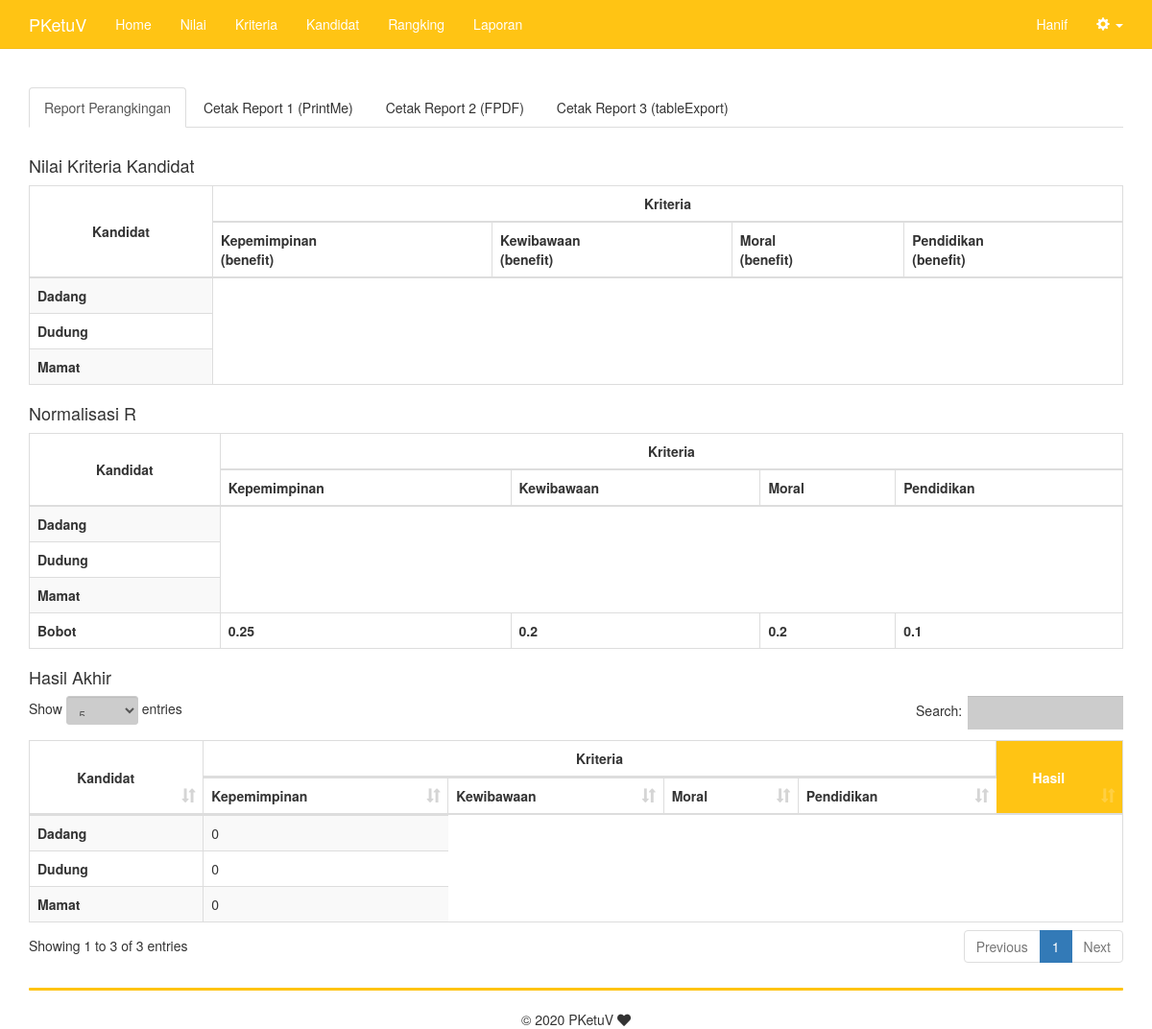
Screenshot of /report.php (signed in) with the database file from the repository.
### tables this page shows
CREATE TABLE `criteria` (
  `id_kriteria` int(11) NOT NULL,
  `nama_kriteria` varchar(255) NOT NULL,
  `tipe_kriteria` varchar(10) NOT NULL,
  `bobot_kriteria` double NOT NULL
);

CREATE TABLE `candidate` (
  `id_candidate` int(11) NOT NULL,
  `id_pengguna` int(11) NOT NULL,
  `nama_candidate` varchar(255) NOT NULL,
  `hasil_candidate` double NULL
);

### includes/config.php (called while the page is built, shortened)
<?php
class Config{
	public function link($option = ''){
		return (isset($_SERVER['HTTPS']) && $_SERVER['HTTPS'] === 'on' ? "https" : "http") . "://".$_SERVER['HTTP_HOST']."/".$option;
	}
}
?>

### includes/criteria.inc.php (called while the page is built, shortened)
<?php
class criteria{
	private $conn;
	private $table_name = "criteria";
	public function __construct($db){
		$this->conn = $db;
	}
	function readAll(){
		$query = "SELECT * FROM ".$this->table_name." ORDER BY id_kriteria ASC";
		$stmt = $this->conn->prepare( $query );
		$stmt->execute();
		return $stmt;
	}
}
?>

### includes/candidate.inc.php (called while the page is built, shortened)
<?php
class candidate{
	private $conn;
	private $table_name = "candidate";
	public function __construct($db){
		$this->conn = $db;
	}
	function readAll(){
		$query = "SELECT * FROM ".$this->table_name." ORDER BY id_candidate ASC";
		$stmt = $this->conn->prepare( $query );
		$stmt->execute();
		return $stmt;
	}
}
?>

### report.php (the view, shortened to what this page needs)
<?php
include "includes/config.php";
if (isset($_SESSION['role'])) {
    if ($_SESSION['role'] === base64_encode('Visitor')) { ?>
        <div class="container">
            <div class="text-center">Halaman ini hanya untuk hak akses Admin dan Peserta saja!</div>
        </div>
    <?php } else {
$config = new Config();
$db = $config->getConnection();
?>
<!DOCTYPE html>
<html lang="en">
  <head>
    <link href="vendor/bootstrap/css/bootstrap.min.css" rel="stylesheet">
    <link href="css/dataTables.bootstrap.min.css" rel="stylesheet">
    <link href="vendor/fontawesome/css/all.min.css" rel="stylesheet">
    <link href="css/custom.css" rel="stylesheet">
  </head>
  <body>
	<nav class="navbar navbar-default navbar-static-top navbar-custom">
	  <div class="container">
		<div class="navbar-header">
		  <a class="navbar-brand" href="<?=$config->link($config->folder)?>"><?=$config->title?></a>
		</div>
		<div class="collapse navbar-collapse" id="bs-example-navbar-collapse-1">
		  <ul class="nav navbar-nav">
			<li><a href="index.php">Home</a></li>
			<?php if (isset($_SESSION['role'])) {
				if ($_SESSION['role'] === base64_encode('Peserta')) { ?>
					<li><a href="report.php">Laporan</a></li>
				<?php } elseif ($_SESSION['role'] === base64_encode('Admin')) { ?>
			<li><a href="value.php">Nilai</a></li>
			<li><a href="criteria.php">Kriteria</a></li>
			<li><a href="candidate.php">Kandidat</a></li>
			<li><a href="ranking.php">Rangking</a></li>
			<li><a href="report.php">Laporan</a></li>
			<?php } elseif ($_SESSION['role'] === base64_encode('Voter')) { ?>
			<li><a href="voting.php">Voting</a></li>
			<?php }
			} ?>
		  </ul>
		  <ul class="nav navbar-nav navbar-right">
			<li><a href="profile.php"><?php echo $_SESSION['nama_lengkap'] ?></a></li>
			<li class="dropdown">
			  <a href="#" class="dropdown-toggle" data-toggle="dropdown" role="button" aria-haspopup="true" aria-expanded="false"><span class="glyphicon glyphicon-cog"></span> <span class="caret"></span></a>
			</li>
		  </ul>
		</div>
	  </div>
	</nav>
    <div id="container" class="container">
<?php
include_once 'includes/candidate.inc.php';
$pro1 = new candidate($db);
$stmt1 = $pro1->readAll();
$stmt1x = $pro1->readAll();
$stmt1y = $pro1->readAll();
include_once 'includes/criteria.inc.php';
$pro2 = new criteria($db);
$stmt2 = $pro2->readAll();
$stmt2x = $pro2->readAll();
$stmt2y = $pro2->readAll();
$stmt2yx = $pro2->readAll();
?>
	<br/>
	<div>
	  <ul class="nav nav-tabs" role="tablist">
	    <li role="presentation" class="active"><a href="#ranking" aria-controls="ranking" role="tab" data-toggle="tab">Report Perangkingan</a></li>
	    <li role="presentation" style="cursor: pointer;"><a id="cetak" role="tab">Cetak Report 1 (PrintMe)</a></li>
	    <li role="presentation"><a href="report-cetak.php" role="tab">Cetak Report 2 (FPDF)</a></li>
	    <li role="presentation" style="cursor: pointer;"><a onClick ="$('#container').tableExport({type:'png',escape:'false'});" role="tab">Cetak Report 3 (tableExport)</a></li>
	  </ul>
	  <div class="tab-content">
	    <div role="tabpanel" class="tab-pane active" id="ranking">
	    	<br/>
	    	<h4>Nilai Kriteria Kandidat</h4>
			<table width="100%" class="table table-striped table-bordered">
		        <thead>
		            <tr>
		                <th rowspan="2" style="vertical-align: middle" class="text-center">Kandidat</th>
		                <th colspan="<?php echo $stmt2x->rowCount(); ?>" class="text-center">Kriteria</th>
		            </tr>
		            <tr>
		            <?php
					while ($row2x = $stmt2x->fetch(PDO::FETCH_ASSOC)){
					?>
		                <th><?php echo $row2x['nama_kriteria'] ?><br/>(<?php echo $row2x['tipe_kriteria'] ?>)</th>
		            <?php
					}
					?>
		            </tr>
		        </thead>
		        <tbody>
		<?php
		while ($row1x = $stmt1x->fetch(PDO::FETCH_ASSOC)){
		?>
		            <tr>
		                <th><?php echo $row1x['nama_candidate'] ?></th>
		            </tr>
		<?php
		}
		?>
		        </tbody>
		    </table>
	    	<h4>Normalisasi R</h4>
			<table width="100%" class="table table-striped table-bordered">
		        <thead>
		            <tr>
		                <th rowspan="2" style="vertical-align: middle" class="text-center">Kandidat</th>
		                <th colspan="<?php echo $stmt2y->rowCount(); ?>" class="text-center">Kriteria</th>
		            </tr>
		            <tr>
		            <?php
					while ($row2y = $stmt2y->fetch(PDO::FETCH_ASSOC)){
					?>
		                <th><?php echo $row2y['nama_kriteria'] ?></th>
		            <?php
					}
					?>
		            </tr>
		        </thead>
		        <tbody>
		<?php
		while ($row1y = $stmt1y->fetch(PDO::FETCH_ASSOC)){
		?>
		            <tr>
		                <th><?php echo $row1y['nama_candidate'] ?></th>
		            </tr>
		<?php
		}
		?><tr>
			<td><b>Bobot</b></td>
		            <?php
					while ($row2yx = $stmt2yx->fetch(PDO::FETCH_ASSOC)){
					?>
		                <td><b><?php echo $row2yx['bobot_kriteria'] ?></b></td>
		            <?php
					}
					?>
		            </tr>
		        </tbody>
		    </table>
		    <h4>Hasil Akhir</h4>
			<table width="100%" id="table-akhir" class="table table-striped table-bordered">
		        <thead>
		            <tr>
		                <th rowspan="2" style="vertical-align: middle" class="text-center">Kandidat</th>
		                <th colspan="<?php echo $stmt2->rowCount(); ?>" class="text-center">Kriteria</th>
		                <th rowspan="2" style="vertical-align: middle" class="text-center" id="bg-hasil">Hasil</th>
		            </tr>
		            <tr>
		            <?php
					while ($row2 = $stmt2->fetch(PDO::FETCH_ASSOC)){
					?>
		                <th><?php echo $row2['nama_kriteria'] ?></th>
		            <?php
					}
					?>
		            </tr>
		        </thead>
		        <tbody>
		<?php
		while ($row1 = $stmt1->fetch(PDO::FETCH_ASSOC)){
		?>
		            <tr>
		                <th><?php echo $row1['nama_candidate'] ?></th>
						<td>
							<?php
							echo $row1['hasil_candidate'];
							?>
						</td>
		            </tr>
		<?php
		}
		?>
		        </tbody>
		    </table>
	    </div>
	  </div>
	</div>
	<?php } } ?>
	<hr class="hr-footer">
    <div class="footer">
        <footer class="text-center">&copy; <?=date("Y")?> <?=$config->title?> <i class="fas fa-heart"></i></footer>
    </div>
	</div>
  </body>
</html>

### css/custom.css (style rules this page uses)
.hr-footer { color: #ffc414; border-radius: 1px; border-color: #ffc414; border-width: medium; }
#bg-hasil { background: #ffc414;color: white; }
.navbar-custom { background-color: #ffc414; border-color: #f6be18; }
.navbar-custom .navbar-brand { color: #ffffff; }
.navbar-custom .navbar-nav > li > a { color: #ffffff; }
.navbar-custom .navbar-collapse, .navbar-custom .navbar-form { border-color: #ffffff; }
a { color: inherit; }

### rows the page displays
criteria: nama_kriteria "Kepemimpinan", tipe_kriteria "benefit", bobot_kriteria "0.25"
criteria: nama_kriteria "Kewibawaan", tipe_kriteria "benefit", bobot_kriteria "0.2"
criteria: nama_kriteria "Moral", tipe_kriteria "benefit", bobot_kriteria "0.2"
criteria: nama_kriteria "Pendidikan", tipe_kriteria "benefit", bobot_kriteria "0.1"
candidate: nama_candidate "Dadang", hasil_candidate "0"
candidate: nama_candidate "Dudung", hasil_candidate "0"
candidate: nama_candidate "Mamat", hasil_candidate "0"

### other values shown
$config->title "PKetuV"
$_SESSION['nama_lengkap'] "Hanif"
